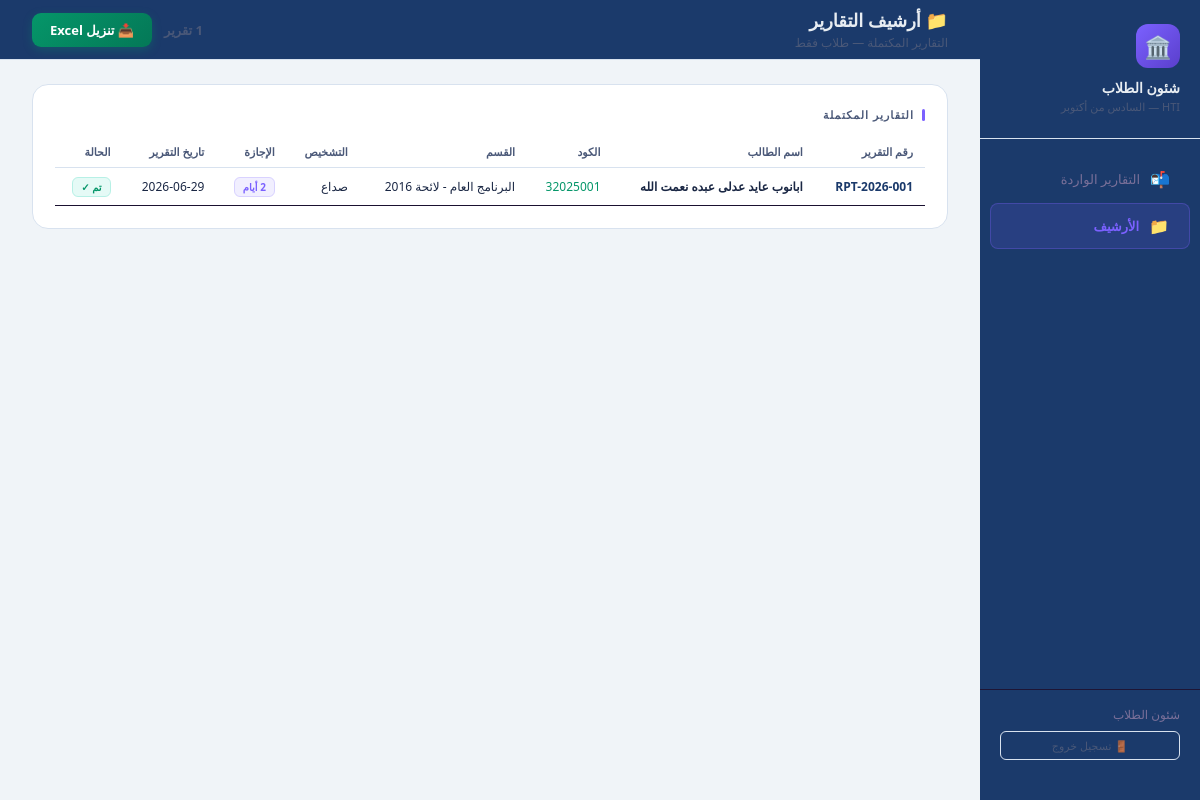
The page /affairs/archive (signed in) on the database its author committed.
### tables this page shows
CREATE TABLE affairs_reports (
        id              INTEGER PRIMARY KEY AUTOINCREMENT,
        visit_id        INTEGER NOT NULL,
        report_number   TEXT,
        action_type     TEXT,
        leave_from      TEXT,
        leave_to        TEXT,
        leave_days      INTEGER,
        affairs_notes   TEXT,
        printed         INTEGER DEFAULT 0,
        created_at      TEXT DEFAULT CURRENT_TIMESTAMP,
        FOREIGN KEY(visit_id) REFERENCES visits(id)
    );

CREATE TABLE visits (
        id                   INTEGER PRIMARY KEY AUTOINCREMENT,
        person_type          TEXT NOT NULL,
        person_id            TEXT NOT NULL,
        person_name          TEXT NOT NULL,
        department           TEXT,
        visit_date           TEXT NOT NULL,
        diagnosis            TEXT,
        treatment_type       TEXT,
        medicines            TEXT,
        prescription         TEXT,
        leave_days           INTEGER DEFAULT 0,
        leave_from           TEXT,
        leave_to             TEXT,
        is_chronic           INTEGER DEFAULT 0,
        report_reason        TEXT,
        notes                TEXT,
        certificate_name     TEXT,
        submitted_to_affairs INTEGER DEFAULT 0,
        doctor_name          TEXT,
        created_at           TEXT DEFAULT CURRENT_TIMESTAMP
    );

### app.py (the view)
@app.route('/affairs/archive')
def affairs_archive():
    if 'user' not in session:
        return redirect(url_for('login_page'))
    if session.get('role') not in ('affairs', 'admin'):
        return redirect(url_for('doctor_search'))
    conn = get_db()
    reports = conn.execute('''
        SELECT v.*, ar.id as ar_id, ar.report_number, ar.printed, ar.created_at as ar_date
        FROM visits v
        JOIN affairs_reports ar ON ar.visit_id = v.id
        WHERE v.person_type='student'
        ORDER BY ar.created_at DESC
    ''').fetchall()
    conn.close()
    return render_template('affairs_archive.html', reports=reports)

### app.py (called while the page is built)
def get_db():
    conn = sqlite3.connect(DB_PATH)
    conn.row_factory = sqlite3.Row
    return conn

### templates/affairs_archive.html (shortened to what this page needs)
<!DOCTYPE html>
<html dir="rtl" lang="ar">
<head>
</head>
<body>
<div class="sidebar">
  <div class="logo">
    <div class="logo-icon">🏛️</div>
    <div class="logo-text">شئون الطلاب</div>
    <div class="logo-sub">HTI — السادس من أكتوبر</div>
  </div>
  <nav class="nav">
    <a href="/affairs" class="nav-item"><span class="nav-icon">📬</span><span class="nav-label">التقارير الواردة</span></a>
    <a href="/affairs/archive" class="nav-item active"><span class="nav-icon">📁</span><span class="nav-label">الأرشيف</span></a>
  </nav>
  <div class="sidebar-footer">
    <div style="font-size:12px;color:#7A7099;margin-bottom:8px;">شئون الطلاب</div>
    <a href="/logout" style="display:block;text-align:center;font-size:11px;color:#4A5878;text-decoration:none;padding:6px;border-radius:6px;border:1.5px solid #D8E2EF;">🚪 تسجيل خروج</a>
  </div>
</div>
<div class="main">
  <div class="topbar">
    <div>
      <div class="topbar-title">📁 أرشيف التقارير</div>
      <div class="topbar-sub">التقارير المكتملة — طلاب فقط</div>
    </div>
    <div style="display:flex;align-items:center;gap:12px;">
      <span style="font-size:13px;color:#4A5878;font-weight:700;">{{ reports|length }} تقرير</span>
      <a href="/affairs/archive/export"
         style="background:linear-gradient(135deg,#059669,#047857);color:#fff;padding:8px 18px;border-radius:9px;font-size:13px;font-weight:700;text-decoration:none;box-shadow:0 3px 10px rgba(5,150,105,.3);">
        📥 تنزيل Excel
      </a>
    </div>
  </div>
  <div class="content">
    <div class="card">
      <div class="section-title">التقارير المكتملة</div>
      {% if reports %}
      <table>
        <thead>
          <tr>
            <th>رقم التقرير</th>
            <th>اسم الطالب</th>
            <th>الكود</th>
            <th>القسم</th>
            <th>التشخيص</th>
            <th>الإجازة</th>
            <th>تاريخ التقرير</th>
            <th>الحالة</th>
          </tr>
        </thead>
        <tbody>
          {% for r in reports %}
          <tr>
            <td style="color:#1B3A6B;font-weight:700;">{{ r.report_number }}</td>
            <td style="color:#1A2744;font-weight:700;">{{ r.person_name }}</td>
            <td style="color:#059669;">{{ r.person_id }}</td>
            <td>{{ r.department or '—' }}</td>
            <td>{{ r.diagnosis or '—' }}</td>
            <td>{% if r.leave_days %}<span class="tag t-p">{{ r.leave_days }} أيام</span>{% else %}—{% endif %}</td>
            <td>{{ r.ar_date[:10] if r.ar_date else '—' }}</td>
            <td><span class="tag t-g">تم ✓</span></td>
          </tr>
          {% endfor %}
        </tbody>
      </table>
      {% else %}
      <div style="text-align:center;padding:40px;color:#4A5878;">لا توجد تقارير مكتملة بعد</div>
      {% endif %}
    </div>
  </div>
</div>
</body>
</html>

### templates/affairs_archive.html (style rules this page uses)
* { margin:0;padding:0;box-sizing:border-box; }
body { font-family:'Segoe UI',Tahoma,Arial,sans-serif;background:#F0F4F8;min-height:100vh;display:flex;direction:rtl; }
.sidebar { width:220px;background:#1B3A6B;border-left:none;display:flex;flex-direction:column;padding:24px 0;flex-shrink:0;position:fixed;right:0;top:0;bottom:0; }
.logo { padding:0 20px 24px;border-bottom:1px solid #D8E2EF; }
.logo-icon { width:44px;height:44px;background:linear-gradient(135deg,#7B61FF,#5A3FCC);border-radius:12px;display:flex;align-items:center;justify-content:center;font-size:22px;margin-bottom:10px; }
.logo-text { font-size:14px;font-weight:700;color:#E8EDF2; }
.logo-sub { font-size:11px;color:#4A5878;margin-top:2px; }
.nav { padding:16px 0;flex:1; }
.nav-item { display:flex;align-items:center;gap:10px;padding:11px 20px;cursor:pointer;margin:2px 10px;border-radius:8px;text-decoration:none; }
.nav-item.active { background:rgba(123,97,255,.15);border:1px solid rgba(123,97,255,.3); }
.nav-icon { font-size:16px;color:#4A5878;width:20px;text-align:center; }
.nav-item.active .nav-icon,.nav-item.active .nav-label { color:#7B61FF;font-weight:600; }
.nav-label { font-size:13px;color:#7A7099; }
.sidebar-footer { padding:16px 20px;border-top:1px solid #1E1535; }
.main { flex:1;margin-right:220px;display:flex;flex-direction:column; }
.topbar { background:#1B3A6B;border-bottom:1px solid #D8E2EF;padding:0 32px;height:60px;display:flex;align-items:center;justify-content:space-between;flex-shrink:0; }
.topbar-title { font-size:18px;font-weight:700;color:#E8EDF2; }
.topbar-sub { font-size:12px;color:#4A5878;margin-top:2px; }
.content { flex:1;padding:24px 32px; }
.card { background:#fff;border:1.5px solid #D8E2EF;border-radius:16px;padding:22px; }
.section-title { font-size:11px;font-weight:700;color:#4A5878;letter-spacing:1px;margin-bottom:14px;display:flex;align-items:center;gap:8px; }
.section-title::before { content:'';width:3px;height:12px;background:#7B61FF;border-radius:2px; }
table { width:100%;border-collapse:collapse; }
thead th { font-size:11px;color:#4A5878;font-weight:700;padding:8px 12px;text-align:right;border-bottom:1px solid #D8E2EF; }
tbody td { padding:10px 12px;font-size:12px;color:#1A2744;border-bottom:1px solid #1A1130; }
.tag { font-size:10px;padding:2px 8px;border-radius:6px;font-weight:700; }
.t-g { background:rgba(0,201,167,.1);color:#059669;border:1px solid rgba(0,201,167,.2); }
.t-p { background:rgba(123,97,255,.1);color:#7B61FF;border:1px solid rgba(123,97,255,.2); }

### rows shown on the page
affairs_reports: report_number "RPT-2026-001", person_name "ابانوب عايد عدلى عبده نعمت الله", person_id "32025001", department "البرنامج العام - لائحة 2016", diagnosis "صداع", leave_days "2", created_at "2026-06-29"
